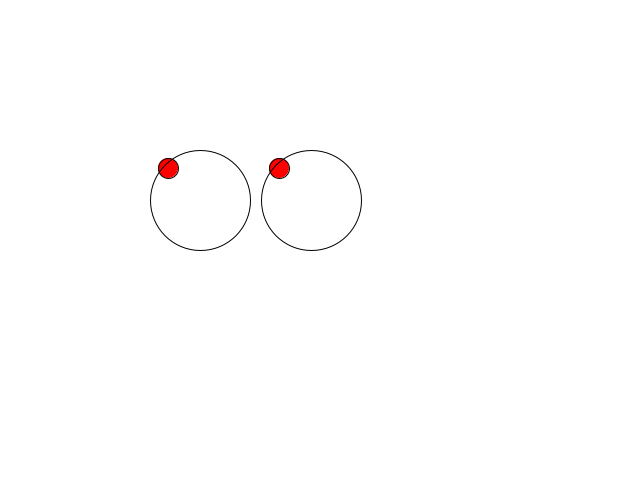
Frame 1 (no input)
Frame 60 (the mouse pressed at the canvas centre just before this capture): identical to frame 1, image omitted
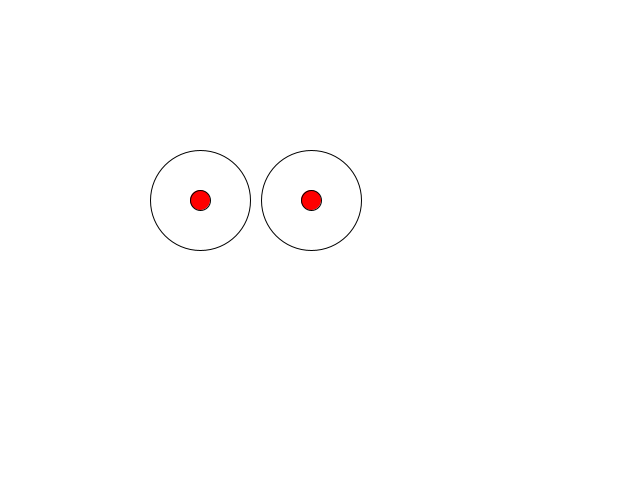
Frame 120 (the mouse held since frame 60 and released just before this capture)

The Processing sketch that drew these frames (run headless with seeded random() and noise(); from frame 60 on, the mouse is pressed at the canvas centre):

// Processing sketch: processing_186247
// ── processing_186247.pde

int x,y;
float xBox,yBox;
float rd,yl,bl;
int xEye,yEye;

void setup() {
  size(640,480);
}
 
void draw(){
 background(255);
 
 x = mouseX;
 y = mouseY;
 xEye = 200;
 yEye = 200;
 
 xBox = map(x,0,639,xEye-50+18,xEye+50-18); //value, start1, stop1, start2, stop2
 yBox = map(y,0,479,yEye-50+18,yEye+50-18);
 fill(255,0,0);
 ellipse(xBox+111,yBox,20,20);
 ellipse(xBox,yBox,20,20);
 noFill();
 ellipse(xEye+111,yEye,100,100);
 ellipse(xEye,yEye,100,100);
 }
